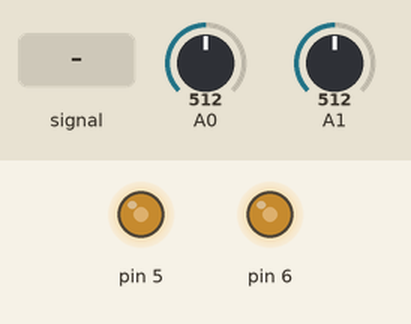
The sketch below on a simulated Arduino Uno, built with avr-gcc and run on an emulated ATmega328P. Shown: output pins drawn as LEDs (lit = HIGH). The test bench sets the inputs (shaded band); at power-on: A0 = 512, A1 = 512.

Above: at 1.2 s.
1.3 s: A0 fed a 200 Hz sine of ±81 counts around its level
Timing chart, 0 to 3.0 s (numbered marks = the images above; inputs shaded):
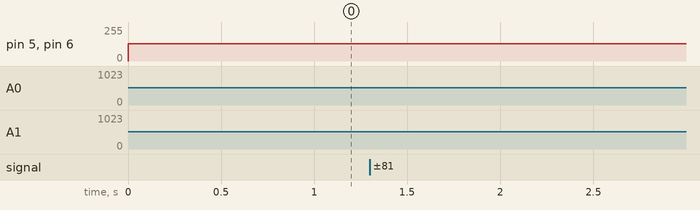

The sketch:

MUXDemo.ino
```cpp
/*
  MUX Demo
  By: Sasha Dauz, Jacob Horstman
  Written: April 19, 2025
  I/O Pins
  A0: POT 0
  A1: POT 1
  ...
*/

void setup() {
  DDRD = 0x60;

  // Globally disable interrupts
  cli();
  // ADC in 8-bit mode, enable interrupts, auto trigger DISABLED
  ADCSRA = 0xCF;
  ADCSRB = 0x00;
  ADMUX = 0x60;
  // Timer/counter 0 fast PWM, N=64, OC0A and OC0B active
  TCCR0A = 0xA3;
  TCCR0B = 0x03;

  // Re enable interrupts
  sei();
}

void loop() {
  // Nothing to see here...
}

ISR(ADC_vect) {
  if (ADMUX & 0x01) {
    // A1 should control OC0B
    OCR0B = ADCH;
  } else {
    // A0 should control OC0A
    OCR0A = ADCH;
  }

  // Change ADMUX
  ADMUX ^= 1;

  // Start new conversion
  ADCSRA |= 0x40;
}
```
